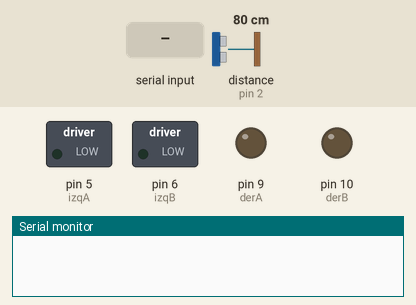
Bench run of a sketch on a simulated Arduino Uno, built with avr-gcc and run on an emulated ATmega328P. On the bench: switched loads named in the sketch (green lamp = pin HIGH), output pins drawn as LEDs (lit = HIGH), the last lines printed to the serial monitor. Dashed ring = blinking. The test bench sets the inputs (shaded band); at power-on: distance to the obstacle (sensor on pin 2) 80 cm. The echo pulse lasts 58.3 µs per cm; pins used as bus, display or sensor lines are not drawn.

Above: at 1.2 s.
1.3 s: "f" received over Serial
At 2.4 s:
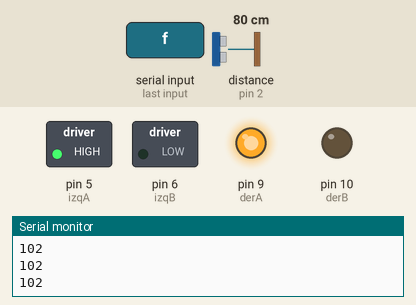
2.8 s: distance to the obstacle (sensor on pin 2) set to 17 cm
4.3 s: distance to the obstacle (sensor on pin 2) set to 14 cm
At 4.9 s:
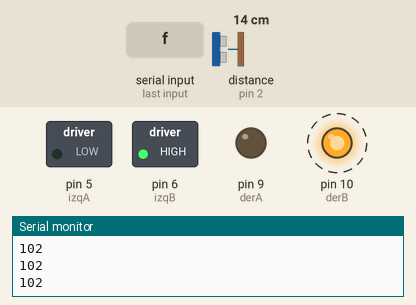
7.3 s: "d" received over Serial
At 9.0 s:
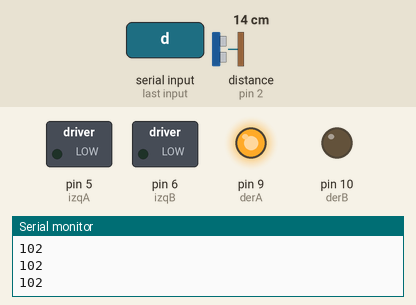
9.7 s: "a" received over Serial
At 10.5 s:
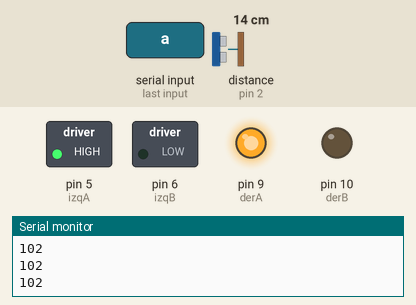
11.2 s: "b" received over Serial
At 11.6 s:
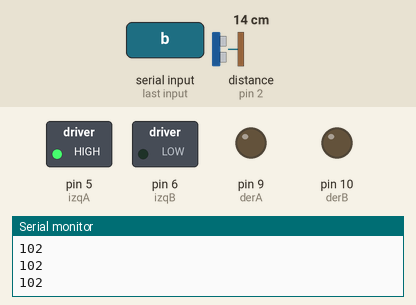
Timing chart, 0 to 13.7 s (numbered marks = the images above; inputs shaded):
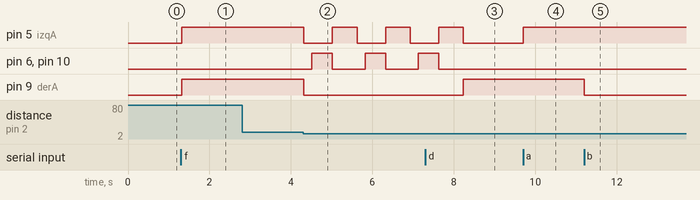

The sketch:

car.ino
```cpp
//Programa para controlar movimiento por medio de bluetooth

#include <Servo.h>                // Incluye la libreria Servo
Servo servo1;                    // Crea el objeto servo1 con las caracteristicas de Servo

int estado = 'c';
int pin_Trig = 3;
int pin_Echo = 2;
double duracion, distancia;
double tiempo;

int izqA = 5;
int izqB = 6;
int derA = 9;
int derB = 10;
int vel = 255;

void setup() {
    Serial.begin(9600);
    //pin leds
  pinMode(derA, OUTPUT);
  pinMode(derB, OUTPUT);
  pinMode(izqA, OUTPUT);
  pinMode(izqB, OUTPUT);

    //pin sensor ultrasónico
    pinMode(pin_Trig, OUTPUT);
    pinMode(pin_Echo, INPUT);

}

void loop() {

  if(Serial.available()> 0){ //funcion para verificar si hay datos en el puerto serial
      estado = Serial.read(); //leemos los datos que llegan al puerto serial
  }

    if(estado=='a'){           // Boton desplazar al Frente
    analogWrite(derB, 0);
    analogWrite(izqB, 0);
    analogWrite(derA, vel);
    analogWrite(izqA, vel);
  }
  if(estado=='b'){          // Boton IZQ
    analogWrite(derB, 0);
    analogWrite(izqB, 0);
    analogWrite(derA, 0);
    analogWrite(izqA, vel);
  }
  if(estado=='c'){         // Boton Parar
    analogWrite(derB, 0);
    analogWrite(izqB, 0);
    analogWrite(derA, 0);
    analogWrite(izqA, 0);
  }
  if(estado=='d'){          // Boton DER
    analogWrite(derB, 0);
    analogWrite(izqB, 0);
    analogWrite(izqA, 0);
    analogWrite(derA, vel);
  }

  if(estado=='e'){          // Boton Reversa
    analogWrite(derA, 0);
    analogWrite(izqA, 0);
    analogWrite(derB, vel);
    analogWrite(izqB, vel);
  }

  if (estado =='f'){               // Boton ON,  se mueve sensando distancia

     digitalWrite(pin_Trig, HIGH);   // genera el pulso de trigger por 10us
     delay(0.01);
     digitalWrite(pin_Trig, LOW);

     duracion = pulseIn(pin_Echo, HIGH);          // Lee el tiempo del Echo
     distancia = (duracion/2) / 29;            // calcula la distancia en centimetros
     delay(10);

     if (distancia <= 15 && distancia >=2){    // si la distancia es menor de 15cm
        digitalWrite(13,HIGH);                 // Enciende LED

        analogWrite(derB, 0);             // Parar los motores por 200 mili segundos
        analogWrite(izqB, 0);
        analogWrite(derA, 0);
        analogWrite(izqA, 0);
        delay (200);

        analogWrite(derB, vel);          // Reversa durante 500 mili segundos
        analogWrite(izqB, vel);
        delay(500);

        analogWrite(derB, 0);            // Girar durante 600 milisegundos
        analogWrite(izqB, 0);
        analogWrite(derA, 0);
        analogWrite(izqA, vel);
        delay(600);
     }

    if(estado == 'f'){          //carro automatico(sensor ultrasonico)

        //codigo del sensor
        digitalWrite(pin_Trig,HIGH);
        delay(0.01);
        digitalWrite(pin_Trig,LOW);

        duracion = pulseIn(pin_Echo,HIGH);      //valor en microsegundos de ida y vuelta de la onda de sonido
        tiempo = duracion/2;                    //tiempo desde el inicio hasta donde se encuentra el objeto
        distancia = 0.03432*tiempo;             // distancia en cm

        if (distancia <= 15 && distancia >=2){    // si la distancia es menor de 15cm
        digitalWrite(13,HIGH);                 // Enciende LED

        analogWrite(derB, 0);             // Parar los motores por 200 mili segundos
        analogWrite(izqB, 0);
        analogWrite(derA, 0);
        analogWrite(izqA, 0);
        delay (200);

        analogWrite(derB, vel);          // Reversa durante 500 mili segundos
        analogWrite(izqB, vel);
        delay(500);

        analogWrite(derB, 0);            // Girar durante 600 milisegundos
        analogWrite(izqB, 0);
        analogWrite(derA, 0);
        analogWrite(izqA, vel);
        delay(600);

     }
     else{                             // Si no hay obstaculos se desplaza al frente
         analogWrite(derB, 0);
         analogWrite(izqB, 0);
         analogWrite(derA, vel);
         analogWrite(izqA, vel);
     }

    if(estado == 'g'){
      //para el carro
        Serial.println("Detener carro");
          analogWrite(derB, 0);
          analogWrite(izqB, 0);
          analogWrite(derA, 0);
         analogWrite(izqA, 0);
    }
    Serial.println(estado);
      }
   }
}
```

Measured:
- the behaviour switches between 16 and 15 cm on distance to the obstacle (sensor on pin 2) (found by bisection; images 1 and 2)
- after the input at 1.3 s, pin 5 (izqA), pin 9 (derA): LOW → HIGH at once
- after the input at 4.3 s, pin 5 (izqA): alternates HIGH for 0.61 s and LOW for 0.70 s, starting at once; pin 6 (izqB), pin 10 (derB): alternates HIGH for 0.50 s and LOW for 0.81 s, starting after 0.21 s; pin 9 (derA): HIGH → LOW at once
- after the input at 7.3 s, pin 5 (izqA): goes on until 8.2 s, then stays LOW; pin 6 (izqB), pin 10 (derB): goes on until 7.6 s, then stays LOW; pin 9 (derA): LOW → HIGH after 0.93 s
- after the input at 9.7 s, pin 5 (izqA): LOW → HIGH at once
- after the input at 11.2 s, pin 9 (derA): HIGH → LOW at once
